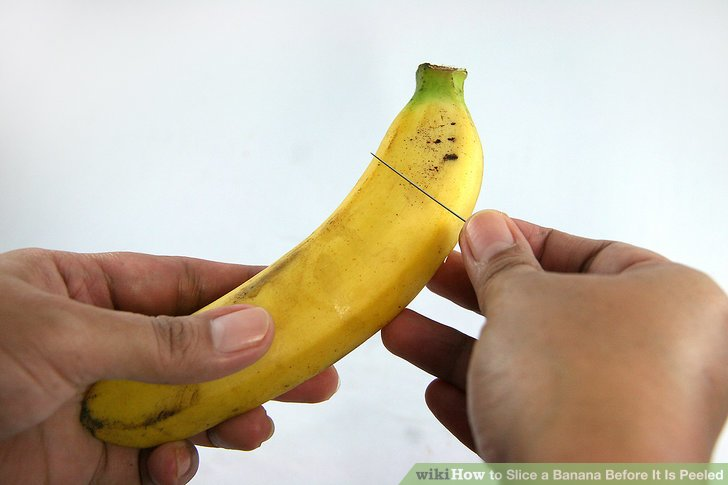
#> input picture local_dataset/det/test/images/mbk__banana_59.jpg, 728 x 485 px
$ python -i instance_review.py   (imports and definitions only)
#> lines starting #> are read from the running program, lines starting #| are printed output that depends on the picture
"""Prepare an offline per-fruit label review and build a dataset from reviewed copies.

No model inference, training, or original-label writes. Unreviewed images are never
exported as negatives. Diagnostic images are never exported into a training split.
"""

import argparse
from collections import Counter
import csv
import hashlib
import json
import math
from pathlib import Path
import re
import shutil

from PIL import Image, ImageOps

NAMES = {0: "banana", 1: "apple", 2: "orange"}
EXTENSIONS = {".jpg", ".jpeg", ".png", ".webp"}


def sha256(path):
    return hashlib.sha256(Path(path).read_bytes()).hexdigest()


# [63 lines left out: functions validate_boxes, validate_segments, read_labels, not called in this run]


def source_group(stem):
    return re.sub(r"(_(?:jpg|jpeg|png|bmp|webp))?\.rf\.[a-z0-9]+$", "", stem, flags=re.I)


def prepare(source, output, diagnostics=None, flagged_only=False):
    source, output = source.resolve(), output.resolve()
    if output.exists():
        raise ValueError("Output exists; choose a new review folder")
    flags = {}
    audit = source / "work/audit/det_label_audit.csv"
    if audit.is_file():
        with audit.open(encoding="utf-8-sig", newline="") as stream:
            flags = {(r["split"], r["image"]): r["flags"] for r in csv.DictReader(stream)}
    quarantine_file = source / "work/audit/quarantine_train.txt"
    quarantine = set(quarantine_file.read_text(encoding="utf-8-sig").split()) if quarantine_file.is_file() else set()
    entries = []
    for role in ("train", "val", "test"):
        folder = source / "local_dataset/det" / role
        for image in sorted((folder / "images").iterdir()):
            if image.suffix.lower() not in EXTENSIONS:
                continue
            label = folder / "labels" / (image.stem + ".txt")
            warning = flags.get((role, image.name), "")
            if flagged_only and not warning:
                continue
            if role == "train" and image.name in quarantine:
                warning += ";quarantine"
            entries.append((role, image, label, warning.strip(";"),
                            source_group(image.stem), image.relative_to(source).as_posix()))
    if diagnostics:
        for image in sorted(diagnostics.resolve().iterdir()):
            if image.suffix.lower() in EXTENSIONS:
                entries.append(("diagnostic", image, None, "diagnostic-only;needs-manual-labels",
                                "diagnostic:"+image.stem, "diagnostic/"+image.name))
    if not entries:
        raise ValueError("No source images found")
    (output / "images").mkdir(parents=True)
    records = []
    for role, image, label, warning, group, original in entries:
        try:
            boxes, label_warnings = read_labels(label) if label else ([], [])
        except (ValueError, OSError) as exc:
            boxes, label_warnings = [], ["label-parse-error:"+str(exc)]
        identifier = hashlib.sha256((role+":"+original).encode()).hexdigest()[:24]
        target = output / "images" / (identifier + image.suffix.lower())
        with Image.open(image) as im:
            orientation = im.getexif().get(274, 1)
            if orientation != 1:
                target = target.with_suffix(".jpg")
                upright = ImageOps.exif_transpose(im)
                upright.convert("RGB").save(target, quality=95)
                width, height = upright.size
                label_warnings.append("exif-normalized:check-all-boxes")
            else:
                width, height = im.size
                shutil.copy2(image, target)
        warnings = [s for s in warning.split(";") if s] + label_warnings
        priority = (0 if role == "diagnostic" else
                    1 if any(s.startswith(("bunch", "nested", "quarantine", "label-parse")) for s in warnings) else
                    2 if warnings else 3 if len(boxes) > 1 else 4 if boxes else 5)
        records.append({"id": identifier, "role": role, "source_image": original,
                        "source_group": group, "image": target.relative_to(output).as_posix(),
                        "width": width, "height": height, "boxes": boxes,
                        "source_image_sha256": sha256(image), "display_image_sha256": sha256(target),
                        "source_label_sha256": sha256(label) if label and label.is_file() else None,
                        "warnings": warnings, "priority": priority})
    records.sort(key=lambda r: (r["priority"], r["role"], r["source_image"]))
    fingerprint = hashlib.sha256(json.dumps(records, sort_keys=True).encode()).hexdigest()
    report = {"schema": 1, "dataset_id": fingerprint, "names": NAMES,
              "policy": "one visible fruit per annotation; all labels initially unreviewed; original splits preserved",
              "counts": dict(Counter(r["role"] for r in records)), "items": records}
    (output / "manifest.json").write_text(json.dumps(report, ensure_ascii=False, indent=2), encoding="utf-8")
    (output / "manifest.js").write_text("window.INSTANCE_DATA = " + json.dumps(report, ensure_ascii=False) + ";\n", encoding="utf-8")
    shutil.copy2(Path(__file__).with_name("instance_review.html"), output / "review.html")
    print(json.dumps({"review": str(output / "review.html"), "counts": report["counts"],
                      "automated_flags_are_unverified": True}, indent=2))
    return report


# [96 lines left out: functions build, main, not called in this run]


# [2 lines not run here, left out]

>>> import cv2
>>> picture = cv2.imread('../local_dataset/det/test/images/mbk__banana_59.jpg', cv2.IMREAD_GRAYSCALE)
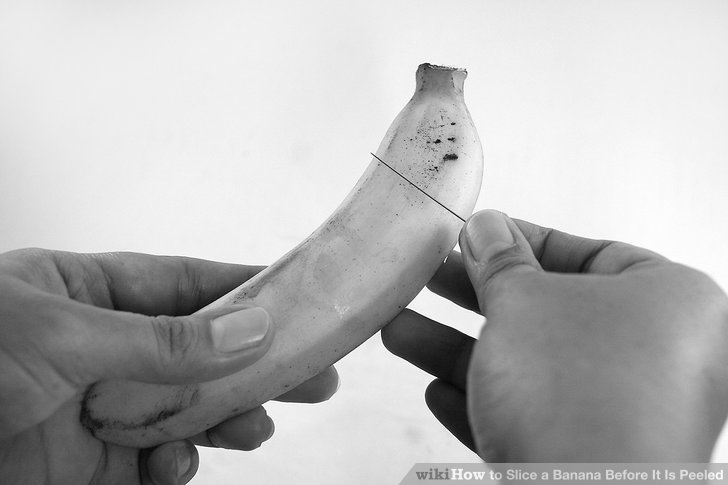
#> picture: shape (485, 728); min 0, max 255, mean 183.4
>>> result = prepare(picture, 'out.png')
#> (the run stopped early here; a loop or call above may not have finished)
